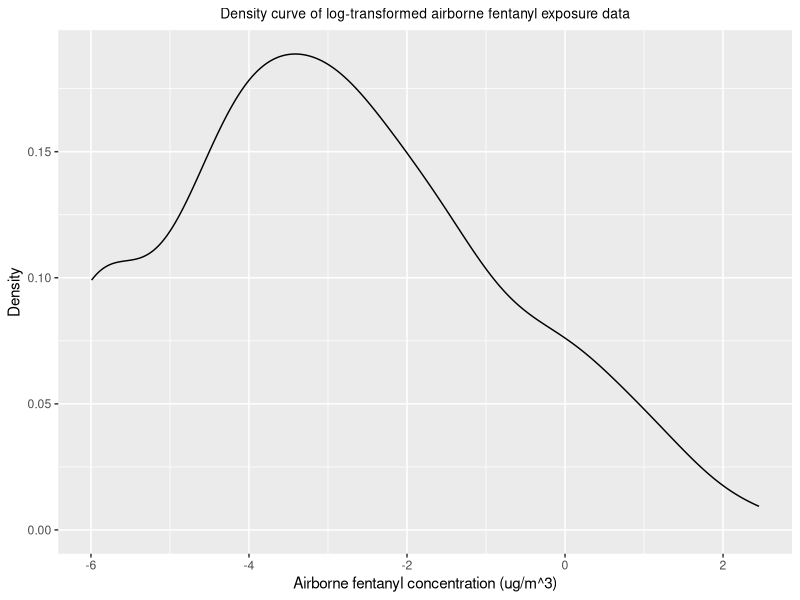
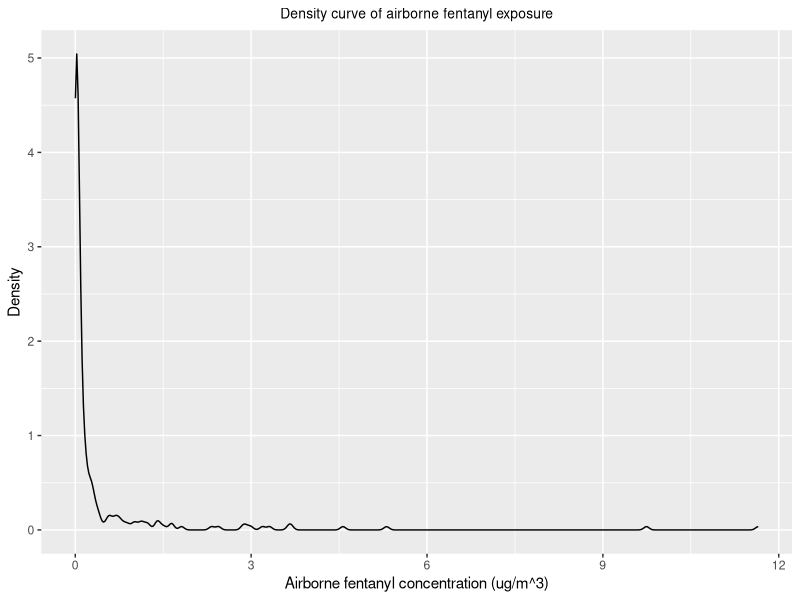
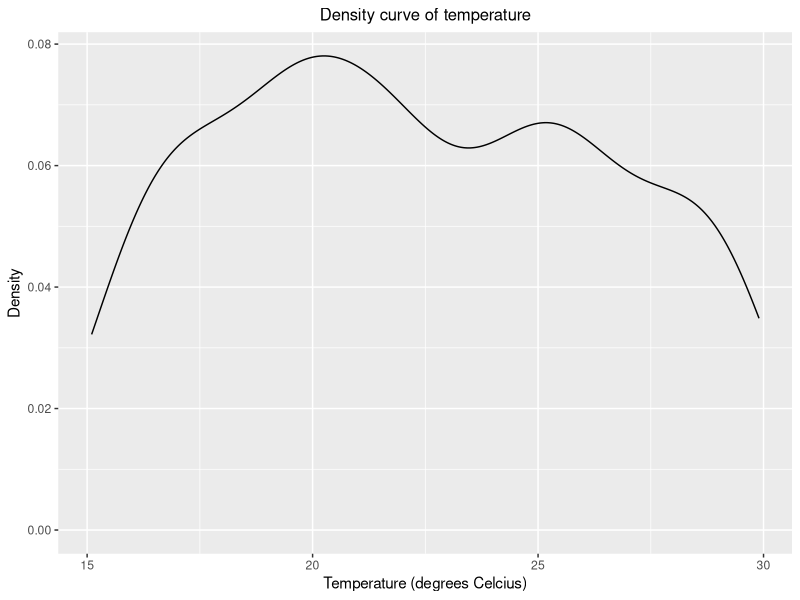

Recreate these plots in R, in order.
##############################################
# This script reads and explores the fentanyl 
# exposure data for Milestone 2
##############################################


### read the airborne fentanyl data
### Note that the data is kept in the data folder; update 
### the file parameter as the datasets are updated

fentanyldataNoNA <- read.csv(file = "Data/Fentanyl_Data_Jan20_NM.csv",
                         header = T,
                         stringsAsFactors = F)

### summarize airborne fentanyl values

#summary(fentanyldata$Fentanyl_ng_m3)
#mean(fentanyldata$Fentanyl_ng_m3, na.rm = T)

data <- fentanyldataNoNA$Fentanyl_Concentration_ug_m3_TWA

summary(data)
mean(data)

### create an object with the <LOD values replaced with 4/sqrt(2)

#LOD <- 6.903

# make a new object with the updated values in it

#lodOverRoot2 <- replace(fentanyldata$Fentanyl_ng_m3,
                       # list = is.na(fentanyldata$Fentanyl_ng_m3),
                       # values = LOD/sqrt(2))

#check summary of the updated data
#summary(lodOverRoot2)

### calculate the arithmetic mean, standard deviation, median and 95th percentile of the untransformed PM2.5 values


### log-transform the lodOverRoot2 values and calculate summaries

#lodOverRoot2log <- log(lodOverRoot2)
logFentanylConcNoNA <- log(data)

# calculate arithmetic mean, sd, median, and 95th percentile of the log-transformed PM2.5 values
mean(logFentanylConcNoNA)
sd(logFentanylConcNoNA)
median(logFentanylConcNoNA)
quantile(logFentanylConcNoNA, 0.95)

# calculate the geometric mean, sd, median, and 95th percentile of the log-transformed PM2.5 values

exp(mean(logFentanylConcNoNA))
exp(sd(logFentanylConcNoNA))
exp(median(logFentanylConcNoNA))
exp(quantile(logFentanylConcNoNA, 0.95))

### Create density plots of the fentanyl exposure data

# load ggplot2
library(ggplot2)

# convert log-transformed and imputed fentanyl exposure data to a dataframe
# for ggplot2
logdFentanylConcdf <- data.frame(value = logFentanylConcNoNA)

# create density plot with ggplot2
log_density <- ggplot(logdFentanylConcdf, aes(x=value)) + 
  geom_density()+
  labs(title="Density curve of log-transformed airborne fentanyl exposure data",
       x="Airborne fentanyl concentration (ug/m^3)", y = "Density") +
  theme(plot.title = element_text(
    hjust = 0.5, 
    size = 10))
log_density


# create density plot with ggplot2
density <- ggplot(fentanyldataNoNA, aes(x=Fentanyl_Concentration_ug_m3_TWA)) + 
  geom_density() +
  labs(title="Density curve of airborne fentanyl exposure",
       x="Airborne fentanyl concentration (ug/m^3)", y = "Density")+
  theme(plot.title = element_text(
    hjust = 0.5, 
    size = 10))
density


# create density plot for temperature with ggplot2
temperature_density <- ggplot(fentanyldataNoNA, aes(x=Temperature_C)) + 
  geom_density() +
  labs(title="Density curve of temperature",
       x="Temperature (degrees Celcius)", y = "Density")+
  theme(plot.title = element_text(
    hjust = 0.5, 
    size = 12))
temperature_density

### Hi world


